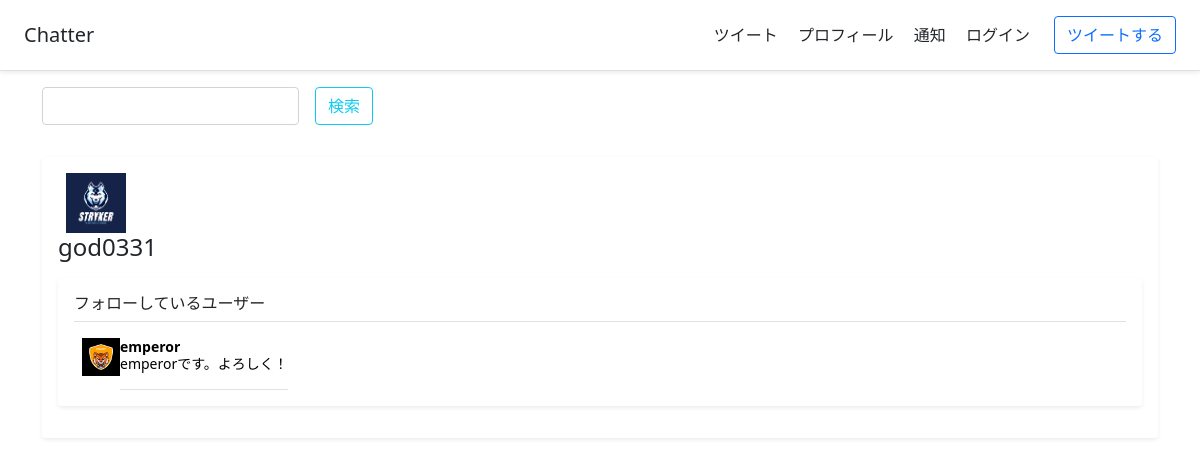
Screenshot of /following/2/ with the database file from the repository.
### chatterapp/models.py (models this page shows)
class UserModel(AbstractUser):
    class Meta:
        db_table = "UserModel"
    self_introduction = models.TextField(default="")
    profile_image = models.ImageField(upload_to="", default="anonymous.png")
    registration = models.IntegerField(default=0)

class FollowModel(models.Model): # フォローという行為を表すモデル
    class Meta:
        db_table = "FollowModel"
    follow_user = models.ForeignKey(UserModel, on_delete=models.CASCADE) # フォローしたユーザー
    followed_user = models.OneToOneField(FollowedUserModel, on_delete=models.CASCADE)
    datetime = models.DateTimeField(auto_now_add=True)

class FollowedUserModel(models.Model): # フォローされたユーザーを表すモデル
    class Meta:
        db_table = "FollowerModel"
    followed_user = models.ForeignKey(UserModel, on_delete=models.CASCADE)
    datetime = models.DateTimeField(auto_now_add=True)

### chatterapp/views.py (the view)
# urls.py: path("following/<int:user_id>/", followingview, name="following"),
def followingview(request, user_id): # フォローしているユーザーを表示するためのビュー
    if request.user.is_authenticated:
        if request.user.registration == 0:
            return redirect("profile_image_registration")
        elif request.user.registration == 1:
            return redirect("self_introduction_registration")
    user = UserModel.objects.get(id=user_id)
    follow_set = FollowModel.objects.filter(follow_user=user_id)
    follow_list = []
    for follow in follow_set:
        follow_list.append(follow)
    follow_list.sort(key=lambda x:x.datetime.timestamp())
    follow_list.reverse()
    url = reverse("search", kwargs={"token" : "tweet"})
    return render(request, "following.html", {"user" : user, "follow_list" : follow_list, "url" : url, "authentication" : authentication(request)})

### chatterapp/function.py (called while the page is built)
def authentication(request):
    if request.user.is_authenticated:
        authentication = True
    else:
        authentication = False
    return authentication

### templates/following.html (shortened to what this page needs)
{% extends "base.html" %}
{% load static %}
{% block content %}
<main class="container">
  <form class="row g-3" action="{{url}}" method="POST">{% csrf_token %}
    <div class="col-auto">
      <input type="text" class="form-control" id="inputPassword2" name="keyword">
    </div>
    <div class="col-auto">
      <button type="submit" class="btn btn-outline-info mb-3">検索</button>
    </div>
  </form>
  <div class="my-3 p-3 bg-white rounded shadow-sm">
      <svg class="bd-placeholder-img flex-shrink-0 me-2 rounded" width="0" height="0" xmlns="http://www.w3.org/2000/svg" role="img" aria-label="Placeholder: 32x32" preserveAspectRatio="xMidYMid slice" focusable="false"><img src="{{user.profile_image.url}}" width="60" height="60"></svg>
      <p class="h4">{{user.username}}</p>
        <div class="my-3 p-3 bg-white rounded shadow-sm">
          <h6 class="border-bottom pb-2 mb-0">フォローしているユーザー</h6>
          {% for follow in follow_list %}
          <div class="d-flex text-muted pt-3">
            <a href="{% url 'tweets' follow.followed_user.followed_user.id %}"><svg class="bd-placeholder-img flex-shrink-0 me-2 rounded" width="0" height="0" xmlns="http://www.w3.org/2000/svg" role="img" aria-label="Placeholder: 32x32" preserveAspectRatio="xMidYMid slice" focusable="false"><img src="{{follow.followed_user.followed_user.profile_image.url}}" width="38" height="38"></svg></a>
            <p class="pb-3 mb-0 small lh-sm border-bottom">
              <a href="{% url 'tweets' follow.followed_user.followed_user.id %}"><strong class="d-block text-gray-dark">{{follow.followed_user.followed_user.username}}</strong></a>
              <a href="{% url 'tweets' follow.followed_user.followed_user.id %}">{{follow.followed_user.followed_user.self_introduction}}</a>
            </p>
          </div>
          {% endfor %}
        </div>
  </div>
</main>
{% endblock content %}

### static/style.css (style rules this page uses)
a { text-decoration: none; color: black; }

### rows the page displays
UserModel: profile_image (picture), username "god0331"
FollowModel: followed_user.followed_user.profile_image (picture), followed_user.followed_user.username "emperor", followed_user.followed_user.self_introduction "emperorです。よろしく！"
